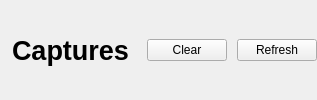
               <widget class="QWidget" name="CapturesBar" native="true">
                <property name="styleSheet">
                 <string notr="true"/>
                </property>
                <layout class="QHBoxLayout" name="horizontalLayout_7">
                 <property name="spacing">
                  <number>10</number>
                 </property>
                 <property name="leftMargin">
                  <number>0</number>
                 </property>
                 <property name="topMargin">
                  <number>0</number>
                 </property>
                 <property name="rightMargin">
                  <number>0</number>
                 </property>
                 <property name="bottomMargin">
                  <number>0</number>
                 </property>
                 <item>
                  <widget class="QLabel" name="CapturesTitle">
                   <property name="sizePolicy">
                    <sizepolicy hsizetype="Expanding" vsizetype="Preferred">
                     <horstretch>0</horstretch>
                     <verstretch>0</verstretch>
                    </sizepolicy>
                   </property>
                   <property name="font">
                    <font>
                     <family>Yu Gothic UI</family>
                     <pointsize>20</pointsize>
                     <italic>false</italic>
                     <bold>true</bold>
                    </font>
                   </property>
                   <property name="styleSheet">
                    <string notr="true">padding-left:5px;</string>
                   </property>
                   <property name="text">
                    <string>Captures</string>
                   </property>
                  </widget>
                 </item>
                 <item alignment="Qt::AlignRight">
                  <widget class="QPushButton" name="cleareBtn">
                   <property name="sizePolicy">
                    <sizepolicy hsizetype="Maximum" vsizetype="Fixed">
                     <horstretch>0</horstretch>
                     <verstretch>0</verstretch>
                    </sizepolicy>
                   </property>
                   <property name="cursor">
                    <cursorShape>PointingHandCursor</cursorShape>
                   </property>
                   <property name="text">
                    <string>Clear</string>
                   </property>
                   <property name="icon">
                    <iconset resource="resources.qrc">
                     <normaloff>:/feather/x-octagon.svg</normaloff>:/feather/x-octagon.svg</iconset>
                   </property>
                  </widget>
                 </item>
                 <item>
                  <widget class="QPushButton" name="refreshBtn">
                   <property name="sizePolicy">
                    <sizepolicy hsizetype="Maximum" vsizetype="Fixed">
                     <horstretch>0</horstretch>
                     <verstretch>0</verstretch>
                    </sizepolicy>
                   </property>
                   <property name="cursor">
                    <cursorShape>PointingHandCursor</cursorShape>
                   </property>
                   <property name="styleSheet">
                    <string notr="true"/>
                   </property>
                   <property name="text">
                    <string>Refresh</string>
                   </property>
                   <property name="icon">
                    <iconset resource="resources.qrc">
                     <normaloff>:/feather/refresh-ccw.svg</normaloff>:/feather/refresh-ccw.svg</iconset>
                   </property>
                  </widget>
                 </item>
                </layout>
               </widget>
